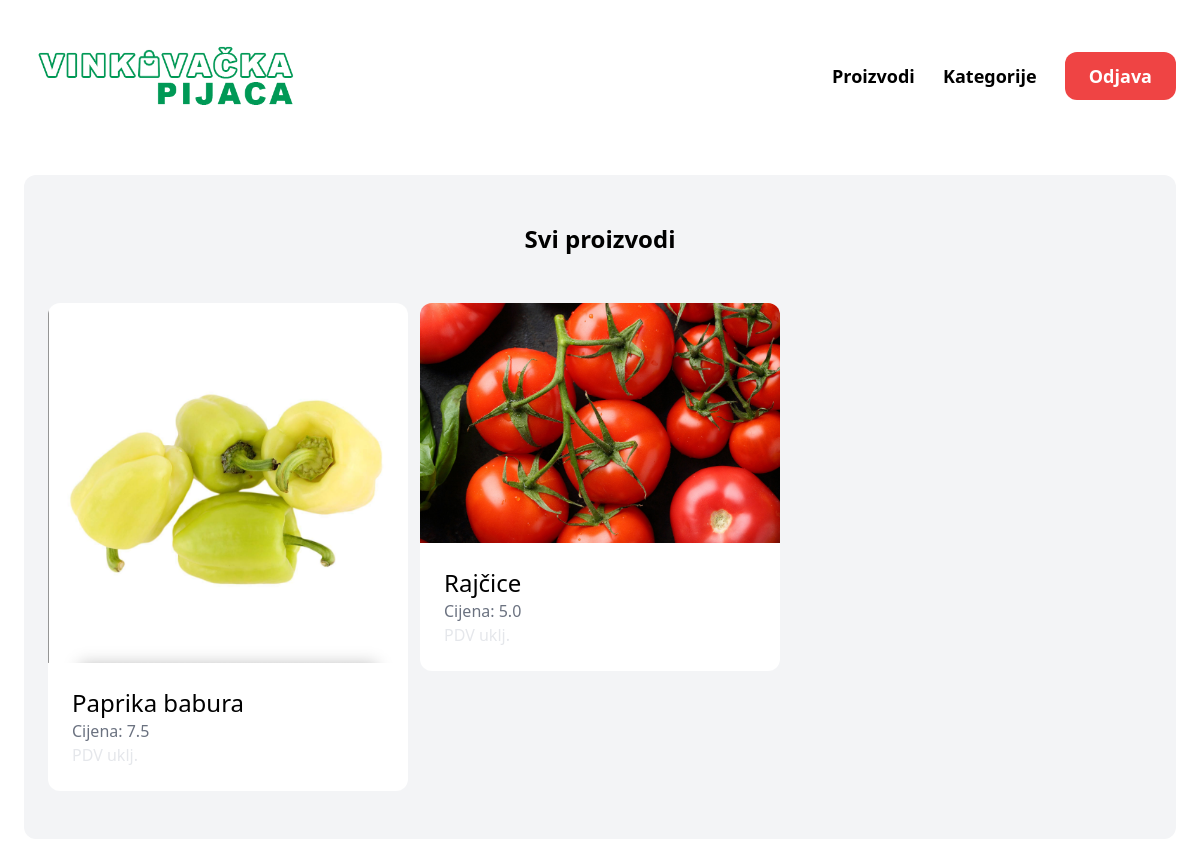
Page /dashboard/ (signed in) on the earlier database version.
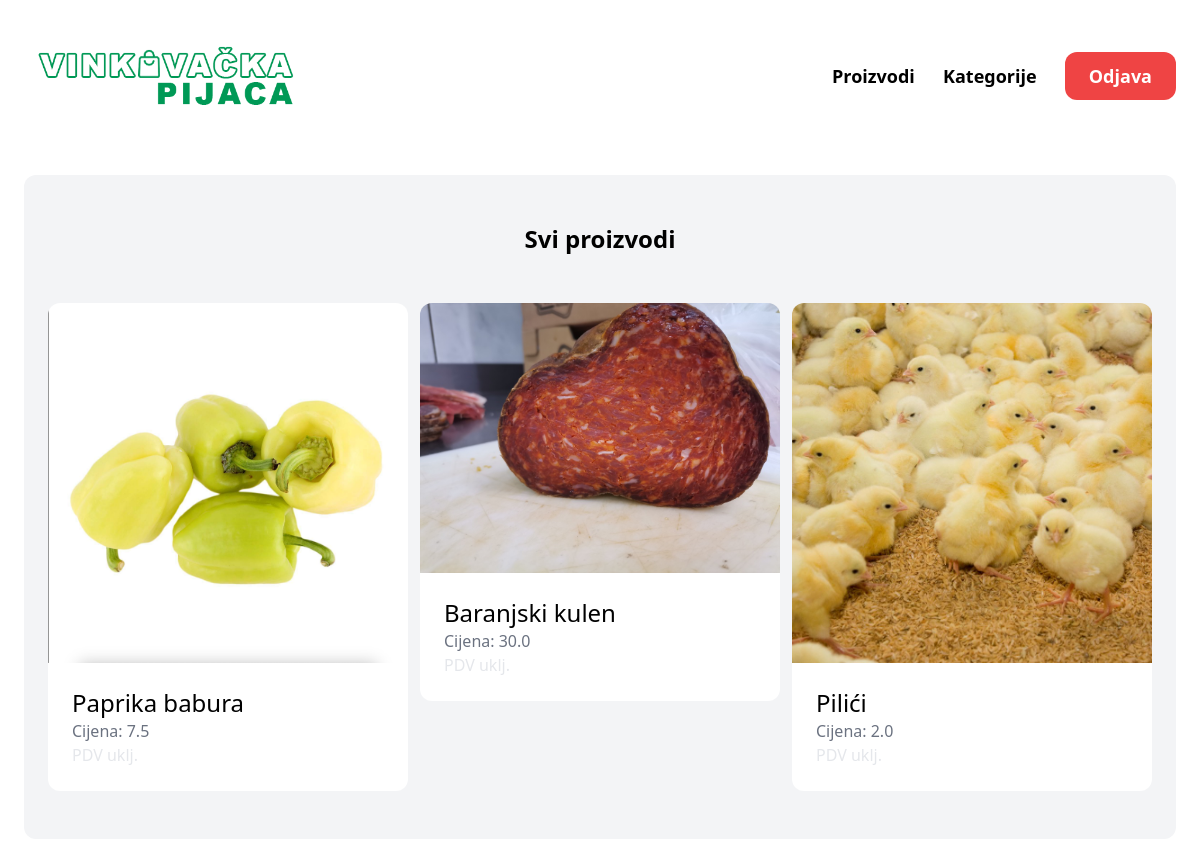
Same page on the later database version.
### item/models.py (models this page shows, shortened)
class Item(models.Model):
    kategorija = models.ForeignKey(Category, related_name='items', on_delete=models.CASCADE)
    naziv = models.CharField(max_length=255)
    opis = models.TextField(blank=True, null=True)
    cijena = models.FloatField()
    slika = models.ImageField(upload_to='item_images', blank=True, null=True)
    created_at = models.DateTimeField(auto_now_add=True)
    created_by = models.ForeignKey(User, related_name='items', on_delete=models.CASCADE)

### dashboard/views.py (the view)
# urls.py: path('', views.index, name='index')
@login_required
def index(request):
    items = Item.objects.filter(created_by = request.user)
    adminItems = Item.objects
    return render(request, 'dashboard/index.html', {
        'items': items,
        'adminItems': adminItems.iterator,
    })

### dashboard/templates/dashboard/index.html (shortened to what this page needs)
{% extends 'home/base.html' %}
{% block content %}
    <div class="mt-6 px-6 py-12 bg-gray-100 rounded-xl">
        {% if request.user.is_authenticated and request.user.is_superuser %}
            <h2 class="mb-12 text-2xl text-center"><b>Svi proizvodi</b></h2>
        {% else %}
            <h2 class="mb-12 text-2xl text-center"><b>Vaši proizvodi</b></h2>
        {% endif %}
        <div class="grid grid-cols-3 gap-3">
            {% if request.user.is_authenticated and request.user.is_superuser %}
                {% for item in adminItems %}
                    <div class="hover:scale-105 ease-in-out duration-300">
                        <a href="{% url 'item:detail' item.id %}">
                            <div>
                                <img src="{{ item.slika.url }}" class="rounded-t-xl">
                            </div>
                            <div class="p-6 bg-white rounded-b-xl">
                                <h2 class="text-2xl">{{ item.naziv }}</h2>
                                <p class="text-gray-500">Cijena: {{ item.cijena }}</p>
                                <p class="text-gray-200">PDV uklj.</p>
                            </div>
                        </a>
                    </div>
                {% endfor %}
            {% endif %}
        </div>
    </div>
{% endblock %}

Differences in the rows shown:
removed Item: slika (picture), naziv "Rajčice", cijena "5.0"
added Item: slika (picture), naziv "Baranjski kulen", cijena "30.0"
added Item: slika (picture), naziv "Pilići", cijena "2.0"
